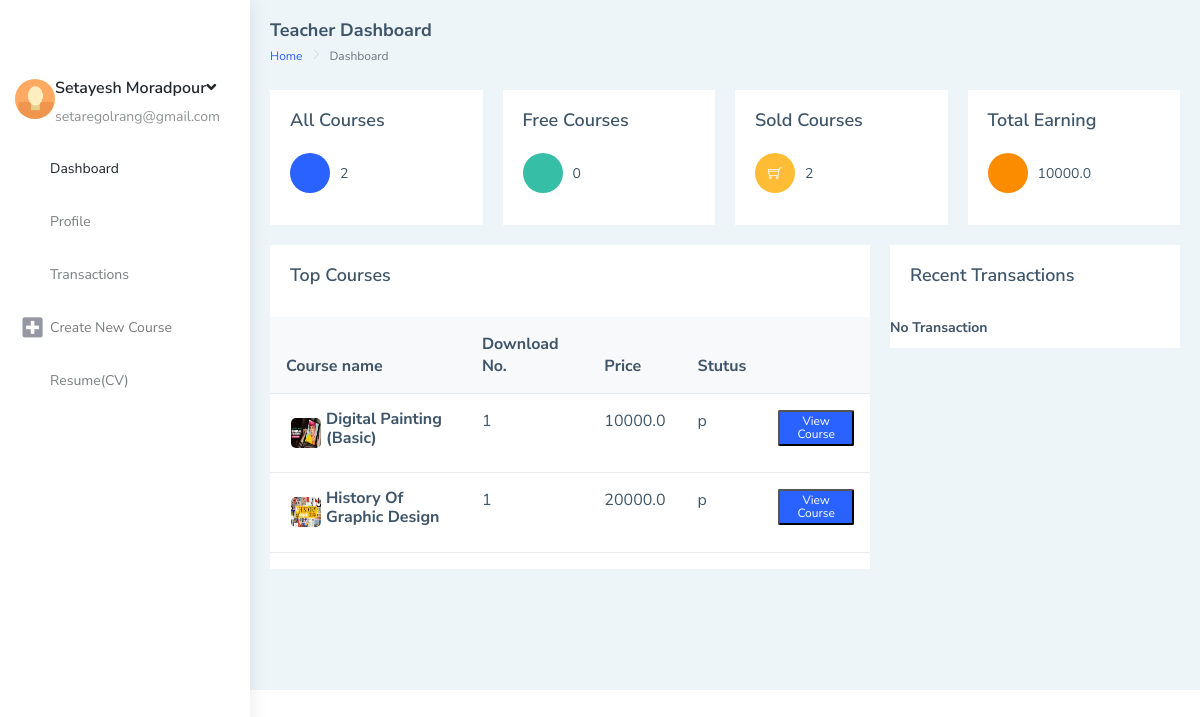
The page /accounts/teacherdashboard/main (signed in) on the database as committed earlier.
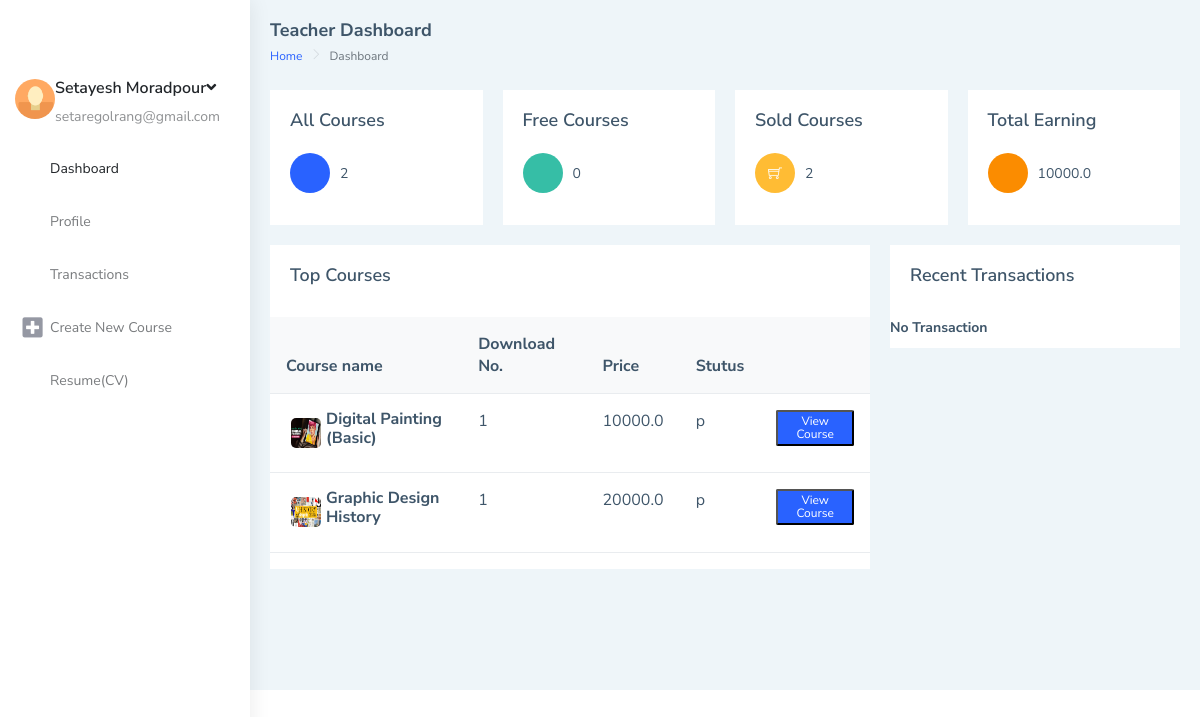
The same page on the database as committed later.
### mainSite/models.py (models this page shows, shortened)
class Course(models.Model):
    name = models.CharField(max_length=100, null=True)
    title = models.CharField(max_length=1000)
    price = models.FloatField(default=0)
    category = models.ManyToManyField(Category, related_name='category')
    subTittel = models.CharField(max_length=200, null=True)
    date_created = models.DateTimeField(auto_now_add=True, null=True)
    datepublished = models.DateTimeField(null=True)
    stutuses = (
        ('d', 'Draft'),
        ('p', 'Published'),
    )
    stutus = models.CharField(max_length=1, choices=stutuses, default='d')
    course_pic = models.ImageField(upload_to='courses/coverPictures/' ,null=True, blank=True)
    duration = models.DurationField(max_length=100, null=True)
    fileZip = models.FileField(
        upload_to='courses/zipFile/', null=True, blank=True)
    dlNumber = models.IntegerField(default=0)
    video = models.FileField(
        upload_to='courses/video/%y', null=True, blank=True)
    class Meta:
        ordering = ["-dlNumber"]

### mainSite/decorators.py (the view)
        def wrapper_func(requset, *args , **kwargs):
            group = None
            if requset.user.groups.exists():
                group = requset.user.groups.all()[0].name
            if group == None:
                return HttpResponse("you are not authorized to view this page")
            if group in allowed_roles:
                 return view_func(requset, *args , **kwargs)
            else:
                return HttpResponse("you are not authorized to view this page")

### mainSite/views.py (called while the page is built)
@login_required
@allowed_users("teacher")
def teacherDashboard(request):
    teacher =request.user.teacher
    allCours = teacher.course.all()
    freeCours = allCours.filter(price=0)
    transaction = teacher.transaction.all()[0:3]
    coursePurchased = allCours.filter(price__gt=0)
    context = {
        "teacher": teacher,
        "allCours": allCours,
        "freeCours": freeCours,
        "freeCoursSize": len(freeCours),
        "coursePurchased": coursePurchased,
        "coursePurchasedSize": coursePurchased.count(),
        "transaction":transaction,
    }
    return render(request, 'teacherdashboard.html' , context)

### templates/teacherdashboard.html (shortened to what the changed rows need)
{% load static %}
{% load widget_tweaks %}
{% load mathfilters %}
<html lang="en">
<head>
    <link href="{% static '/assetss/libs/chartist/dist/chartist.min.css' %}" rel="stylesheet">
    <link href="{% static '/distt/css/style.min.css' %}" rel="stylesheet">
</head>
<body>
    <div id="main-wrapper" data-layout="vertical" data-navbarbg="skin5" data-sidebartype="full"
    data-sidebar-position="absolute" data-header-position="absolute" data-boxed-layout="full">
    <div class="page-wrapper">
        <div class="container-fluid">
            <div class="row">
                <div class="col-8">
                    <div class="card">
                        <div class="table-responsive">
                            <table class="table v-middle">
                                {% if allCours.count > 0 %}
                                <thead>
                                    <tr class="bg-light">
                                        <th class="border-top-0">Course name</th>
                                        <th class="border-top-0">Download No.</th>
                                        <th class="border-top-0">Price</th>
                                        <th class="border-top-0">Stutus</th>
                                        <th class="border-top-0"></th>
                                    </tr>
                                </thead>
                                <tbody>
                                    {% for course in allCours %}
                                    <tr>
                                        <td>
                                            <div class="d-flex align-items-center">
                                                <div class="m-r-12">
                                                    {% if course.course_pic %}
                                                    <img src="{{ course.course_pic.url }}" style="width: 40px;height: 40px; border-radius: 10px ; padding: 5px;"/>
                                                    {% endif %}
                                                </div>
                                                <div class="">
                                                    <h4 class="m-b-0 font-16">{{ course.name }}</h4>
                                                </div>
                                            </div>
                                        </td>
                                        <td>{{course.dlNumber}}</td>
                                        <td>{{ course.price }}</td>
                                        <td>{{course.stutus}}</td>
                                        <td>
                                            <button class="label label-info"><a href="{% url 'course' course.id %}" style="color: white;text-decoration: none;">View Course</a></button>
                                        </td>
                                    </tr>
                                    {% endfor %}
                                    {% else %}
                                    <div class ="row"> <strong>           nothing to show    </strong></div>
                                    {% endif %}
                                </tbody>
                            </table>
                        </div>
                    </div>
                </div>
            </div>
        </div>
    </div>
</div>
</body>
</html>

Rows that differ between the two databases and show on the page:
changed Course: name "History Of Graphic Design" → "Graphic Design History"
